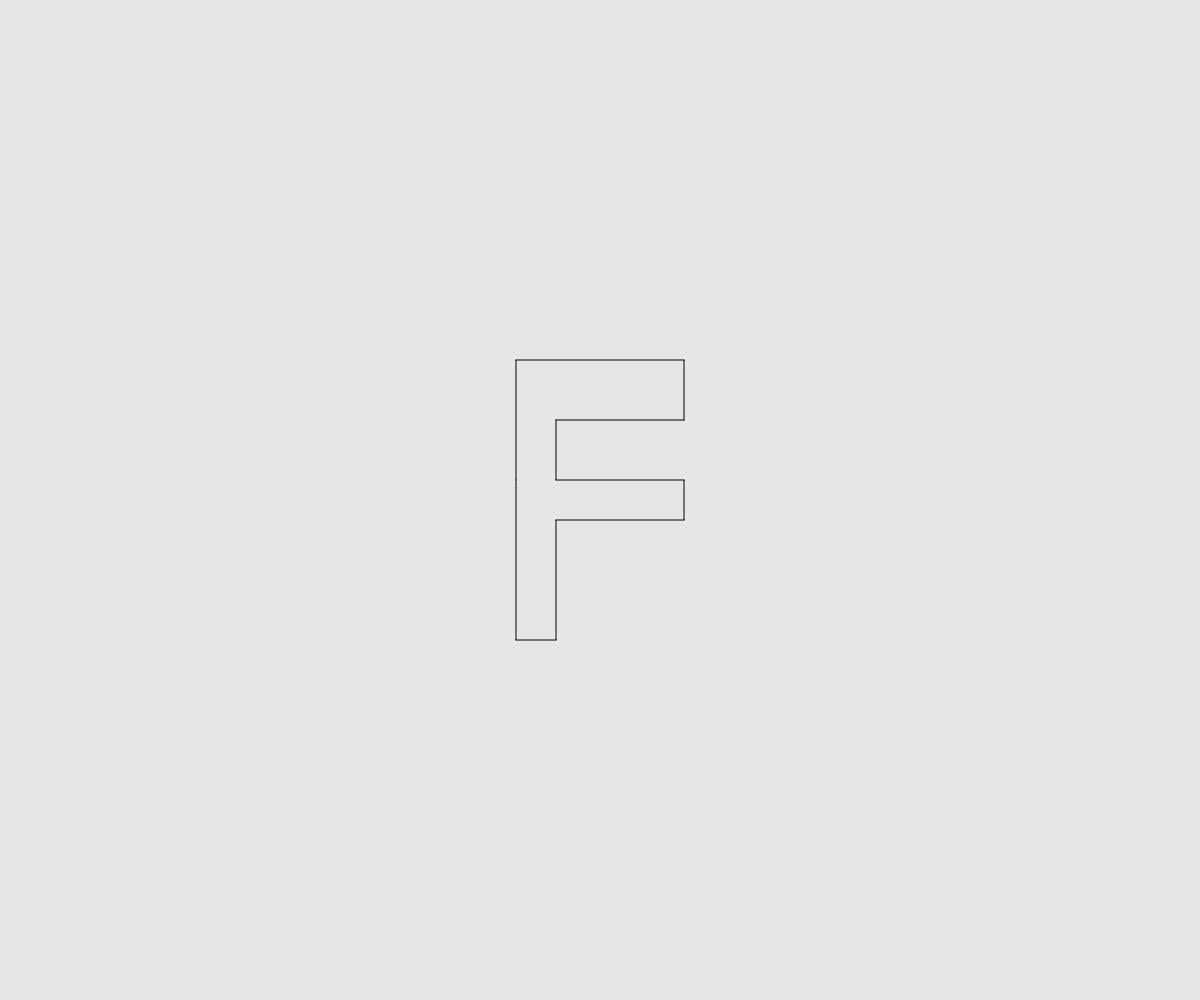
Frame 1 (no input)
Frame 60 (no input): identical to frame 1, image omitted
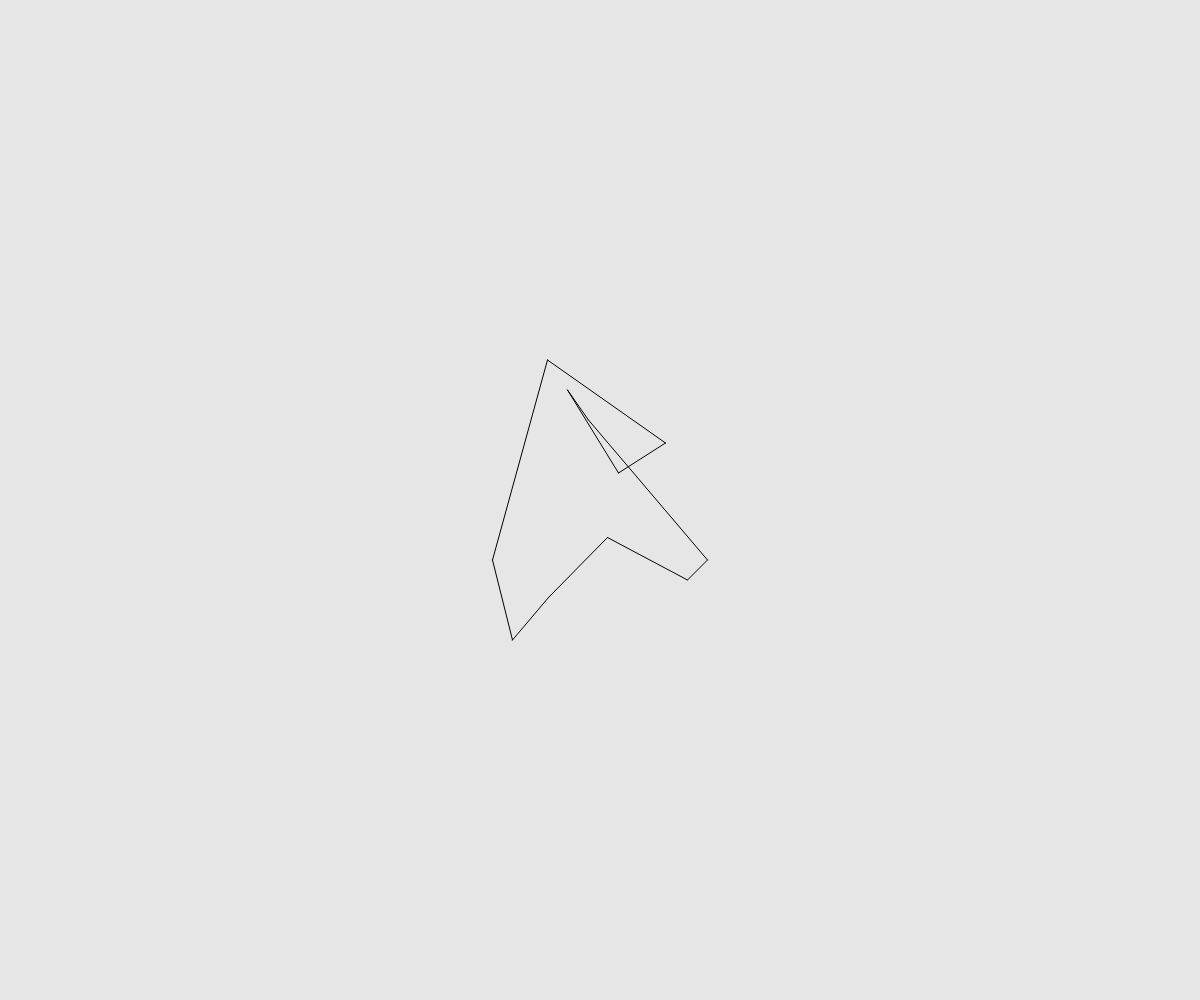
Frame 120 (the mouse pressed at the canvas centre since frame 60)

The p5.js sketch that drew these frames (run headless with seeded random() and noise() and a simulated clock; from frame 60 on, the mouse is pressed at the canvas centre):

// p5.js sketch
// ── sketch.js
let textWeight = 1;
let scrollDelta = 0;

function setup() {
  createCanvas(windowWidth, windowHeight);
}

function draw() {
  background(230);
  stroke (0); 
  strokeWeight(textWeight);

  let x1 = map(mouseX,0,width,width/2-84,width/2-21);
  let y1 = map(mouseX,0,width,height/2-140,height/2-140);
  let x2 = map(mouseX,0,width,width/2-84,width/2-131);
  let y2 = map(mouseX,0,width,height/2-20,height/2+140);
  let x3 = map(mouseX,0,width,width/2-84,width/2-91);
  let y3 = map(mouseX,0,width,height/2+140,height/2+140);
  let x4 = map(mouseX,0,width,width/2-44,width/2-59);
  let y4 = map(mouseX,0,width,height/2+140,height/2+55);
  let x5 = map(mouseX,0,width,width/2-44,width/2+59);
  let y5 =map(mouseX,0,width,height/2+20,height/2+55);
  let x6 = map(mouseX,0,width,width/2+84,width/2+91);
  let y6 = map(mouseX,0,width,height/2+20,height/2+140);
  let x7 = map(mouseX,0,width,width/2+84,width/2+131);
  let y7 = map(mouseX,0,width,height/2-20,height/2+140);
  let x8 = map(mouseX,0,width,width/2-44,width/2+21);
  let y8 = map(mouseX,0,width,height/2-20,height/2-140);
  let x9 = map(mouseX,0,width,width/2-44,width/2-21);
  let y9 = map(mouseX,0,width,height/2-80,height/2-140);
  let x10 = map(mouseX,0,width,width/2+84,width/2-47);
  let y10 = map(mouseX,0,width,height/2-80,height/2+26);
  let x11 = map(mouseX,0,width,width/2+84,width/2+47);
  let y11= map(mouseX,0,width,height/2-140,height/2+26);
                
  line (x1,y1,x2,y2);
  line (x2,y2,x3,y3);
  line (x3,y3,x4,y4);
  line (x4,y4,x5,y5);
  line (x5,y5,x6,y6);
  line (x6,y6,x7,y7);
  line (x7,y7,x8,y8);
  line (x8,y8,x9,y9);
  line (x9,y9,x10,y10);
  line (x10,y10,x11,y11);
  line (x11,y11,x1,y1);
}

function mouseWheel (event){
  scrollDelta = event.delta;
  if (event.delta > 0){
    if (textWeight < 62){
    textWeight++;
  }
  } else if (event.delta < 0){
    if (textWeight > 1){
    textWeight--;
  }
  }
  return false;
}
